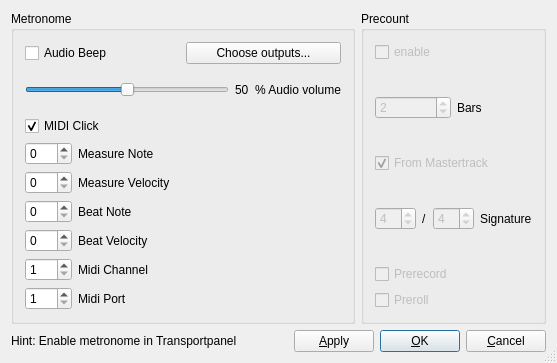
<?xml version="1.0" encoding="UTF-8"?>
<ui version="4.0">
 <class>MetronomeConfigBase</class>
 <widget class="QDialog" name="MetronomeConfigBase">
  <property name="geometry">
   <rect>
    <x>0</x>
    <y>0</y>
    <width>557</width>
    <height>363</height>
   </rect>
  </property>
  <property name="windowTitle">
   <string>LOS: Metronome Config</string>
  </property>
  <property name="sizeGripEnabled">
   <bool>true</bool>
  </property>
  <layout class="QGridLayout">
   <property name="margin">
    <number>11</number>
   </property>
   <property name="spacing">
    <number>6</number>
   </property>
   <item row="0" column="0">
    <layout class="QGridLayout">
     <item row="0" column="0">
      <widget class="QGroupBox" name="GroupBox1">
       <property name="title">
        <string>Metronome</string>
       </property>
       <layout class="QGridLayout">
        <property name="margin">
         <number>11</number>
        </property>
        <property name="spacing">
         <number>6</number>
        </property>
        <item row="0" column="0">
         <layout class="QVBoxLayout">
          <item>
           <layout class="QHBoxLayout">
            <item>
             <widget class="QCheckBox" name="audioBeep">
              <property name="text">
               <string>Audio Beep</string>
              </property>
             </widget>
            </item>
            <item>
             <widget class="QPushButton" name="audioBeepRoutesButton">
              <property name="text">
               <string>Choose outputs...</string>
              </property>
              <property name="autoDefault">
               <bool>true</bool>
              </property>
             </widget>
            </item>
           </layout>
          </item>
          <item>
           <layout class="QHBoxLayout">
            <item>
             <widget class="QSlider" name="volumeSlider">
              <property name="minimum">
               <number>0</number>
              </property>
              <property name="maximum">
               <number>100</number>
              </property>
              <property name="singleStep">
               <number>1</number>
              </property>
              <property name="pageStep">
               <number>10</number>
              </property>
              <property name="value">
               <number>50</number>
              </property>
              <property name="orientation">
               <enum>Qt::Horizontal</enum>
              </property>
             </widget>
            </item>
            <item>
             <widget class="QLabel" name="volumeLabel">
              <property name="text">
               <string>50</string>
              </property>
              <property name="wordWrap">
               <bool>false</bool>
              </property>
             </widget>
            </item>
            <item>
             <widget class="QLabel" name="textLabel1">
              <property name="text">
               <string>% Audio volume</string>
              </property>
              <property name="wordWrap">
               <bool>false</bool>
              </property>
             </widget>
            </item>
           </layout>
          </item>
          <item>
           <widget class="QCheckBox" name="midiClick">
            <property name="text">
             <string>MIDI Click</string>
            </property>
            <property name="checked">
             <bool>true</bool>
            </property>
           </widget>
          </item>
          <item>
           <layout class="QHBoxLayout">
            <property name="spacing">
             <number>6</number>
            </property>
            <property name="margin">
             <number>0</number>
            </property>
            <item>
             <layout class="QGridLayout">
              <property name="margin">
               <number>0</number>
              </property>
              <property name="spacing">
               <number>6</number>
              </property>
              <item row="4" column="1">
               <widget class="QLabel" name="TextLabel5">
                <property name="text">
                 <string>Midi Channel</string>
                </property>
                <property name="wordWrap">
                 <bool>false</bool>
                </property>
               </widget>
              </item>
              <item row="0" column="1">
               <widget class="QLabel" name="TextLabel1">
                <property name="text">
                 <string>Measure Note</string>
                </property>
                <property name="wordWrap">
                 <bool>false</bool>
                </property>
               </widget>
              </item>
              <item row="4" column="0">
               <widget class="QSpinBox" name="midiChannel">
                <property name="minimum">
                 <number>1</number>
                </property>
                <property name="maximum">
                 <number>16</number>
                </property>
               </widget>
              </item>
              <item row="1" column="1">
               <widget class="QLabel" name="TextLabel2">
                <property name="text">
                 <string>Measure Velocity</string>
                </property>
                <property name="wordWrap">
                 <bool>false</bool>
                </property>
               </widget>
              </item>
              <item row="3" column="1">
               <widget class="QLabel" name="TextLabel4">
                <property name="text">
                 <string>Beat Velocity</string>
                </property>
                <property name="wordWrap">
                 <bool>false</bool>
                </property>
               </widget>
              </item>
              <item row="5" column="0">
               <widget class="QSpinBox" name="midiPort">
                <property name="minimum">
                 <number>1</number>
                </property>
                <property name="maximum">
                 <number>16</number>
                </property>
               </widget>
              </item>
              <item row="2" column="1">
               <widget class="QLabel" name="TextLabel3">
                <property name="text">
                 <string>Beat Note</string>
                </property>
                <property name="wordWrap">
                 <bool>false</bool>
                </property>
               </widget>
              </item>
              <item row="2" column="0">
               <widget class="QSpinBox" name="beatNote"/>
              </item>
              <item row="1" column="0">
               <widget class="QSpinBox" name="measureVelocity">
                <property name="maximum">
                 <number>127</number>
                </property>
               </widget>
              </item>
              <item row="0" column="0">
               <widget class="QSpinBox" name="measureNote"/>
              </item>
              <item row="5" column="1">
               <widget class="QLabel" name="TextLabel6">
                <property name="text">
                 <string>Midi Port</string>
                </property>
                <property name="wordWrap">
                 <bool>false</bool>
                </property>
               </widget>
              </item>
              <item row="3" column="0">
               <widget class="QSpinBox" name="beatVelocity">
                <property name="maximum">
                 <number>127</number>
                </property>
               </widget>
              </item>
             </layout>
            </item>
            <item>
             <spacer name="Spacer10">
              <property name="orientation">
               <enum>Qt::Horizontal</enum>
              </property>
              <property name="sizeType">
               <enum>QSizePolicy::Expanding</enum>
              </property>
              <property name="sizeHint" stdset="0">
               <size>
                <width>20</width>
                <height>20</height>
               </size>
              </property>
             </spacer>
            </item>
           </layout>
          </item>
         </layout>
        </item>
       </layout>
      </widget>
     </item>
     <item row="0" column="1">
      <widget class="QGroupBox" name="GroupBox2">
       <property name="title">
        <string>Precount</string>
       </property>
       <layout class="QVBoxLayout">
        <property name="spacing">
         <number>6</number>
        </property>
        <property name="margin">
         <number>11</number>
        </property>
        <item>
         <widget class="QCheckBox" name="precountEnable">
          <property name="enabled">
           <bool>false</bool>
          </property>
          <property name="text">
           <string>enable</string>
          </property>
          <property name="checked">
           <bool>false</bool>
          </property>
         </widget>
        </item>
        <item>
         <layout class="QHBoxLayout">
          <property name="spacing">
           <number>6</number>
          </property>
          <property name="margin">
           <number>0</number>
          </property>
          <item>
           <widget class="QSpinBox" name="precountBars">
            <property name="enabled">
             <bool>false</bool>
            </property>
            <property name="minimum">
             <number>1</number>
            </property>
            <property name="maximum">
             <number>10</number>
            </property>
            <property name="value">
             <number>2</number>
            </property>
           </widget>
          </item>
          <item>
           <widget class="QLabel" name="TextLabel7">
            <property name="text">
             <string>Bars</string>
            </property>
            <property name="wordWrap">
             <bool>false</bool>
            </property>
           </widget>
          </item>
         </layout>
        </item>
        <item>
         <widget class="QCheckBox" name="precountFromMastertrack">
          <property name="enabled">
           <bool>false</bool>
          </property>
          <property name="text">
           <string>From Mastertrack</string>
          </property>
          <property name="checked">
           <bool>true</bool>
          </property>
         </widget>
        </item>
        <item>
         <layout class="QHBoxLayout">
          <property name="spacing">
           <number>6</number>
          </property>
          <property name="margin">
           <number>0</number>
          </property>
          <item>
           <widget class="QSpinBox" name="precountSigZ">
            <property name="enabled">
             <bool>false</bool>
            </property>
            <property name="minimum">
             <number>1</number>
            </property>
            <property name="maximum">
             <number>32</number>
            </property>
            <property name="value">
             <number>4</number>
            </property>
           </widget>
          </item>
          <item>
           <widget class="QLabel" name="TextLabel8">
            <property name="text">
             <string>/</string>
            </property>
            <property name="wordWrap">
             <bool>false</bool>
            </property>
           </widget>
          </item>
          <item>
           <widget class="QSpinBox" name="precountSigN">
            <property name="enabled">
             <bool>false</bool>
            </property>
            <property name="minimum">
             <number>2</number>
            </property>
            <property name="maximum">
             <number>64</number>
            </property>
            <property name="value">
             <number>4</number>
            </property>
           </widget>
          </item>
          <item>
           <widget class="QLabel" name="TextLabel9">
            <property name="text">
             <string>Signature</string>
            </property>
            <property name="wordWrap">
             <bool>false</bool>
            </property>
           </widget>
          </item>
         </layout>
        </item>
        <item>
         <widget class="QCheckBox" name="precountPrerecord">
          <property name="enabled">
           <bool>false</bool>
          </property>
          <property name="text">
           <string>Prerecord</string>
          </property>
         </widget>
        </item>
        <item>
         <widget class="QCheckBox" name="precountPreroll">
          <property name="enabled">
           <bool>false</bool>
          </property>
          <property name="text">
           <string>Preroll</string>
          </property>
         </widget>
        </item>
       </layout>
      </widget>
     </item>
     <item row="1" column="0" colspan="2">
      <layout class="QHBoxLayout">
       <item>
        <widget class="QLabel" name="textLabel3">
         <property name="text">
          <string>Hint: Enable metronome in Transportpanel</string>
         </property>
         <property name="wordWrap">
          <bool>false</bool>
         </property>
        </widget>
       </item>
       <item>
        <spacer name="Horizontal Spacing2">
         <property name="orientation">
          <enum>Qt::Horizontal</enum>
         </property>
         <property name="sizeType">
          <enum>QSizePolicy::Expanding</enum>
         </property>
         <property name="sizeHint" stdset="0">
          <size>
           <width>8</width>
           <height>20</height>
          </size>
         </property>
        </spacer>
       </item>
       <item>
        <widget class="QPushButton" name="buttonApply">
         <property name="text">
          <string>&amp;Apply</string>
         </property>
         <property name="shortcut">
          <string>Alt+A</string>
         </property>
         <property name="autoDefault">
          <bool>true</bool>
         </property>
        </widget>
       </item>
       <item>
        <widget class="QPushButton" name="buttonOk">
         <property name="text">
          <string>&amp;OK</string>
         </property>
         <property name="shortcut">
          <string>Alt+O</string>
         </property>
         <property name="autoDefault">
          <bool>true</bool>
         </property>
         <property name="default">
          <bool>true</bool>
         </property>
        </widget>
       </item>
       <item>
        <widget class="QPushButton" name="buttonCancel">
         <property name="text">
          <string>&amp;Cancel</string>
         </property>
         <property name="shortcut">
          <string>Alt+C</string>
         </property>
         <property name="autoDefault">
          <bool>true</bool>
         </property>
        </widget>
       </item>
      </layout>
     </item>
    </layout>
   </item>
  </layout>
 </widget>
 <layoutdefault spacing="6" margin="11"/>
 <tabstops>
  <tabstop>audioBeep</tabstop>
  <tabstop>audioBeepRoutesButton</tabstop>
  <tabstop>midiClick</tabstop>
  <tabstop>measureNote</tabstop>
  <tabstop>measureVelocity</tabstop>
  <tabstop>beatNote</tabstop>
  <tabstop>beatVelocity</tabstop>
  <tabstop>midiChannel</tabstop>
  <tabstop>midiPort</tabstop>
  <tabstop>precountEnable</tabstop>
  <tabstop>precountBars</tabstop>
  <tabstop>precountFromMastertrack</tabstop>
  <tabstop>precountSigZ</tabstop>
  <tabstop>precountPrerecord</tabstop>
  <tabstop>precountPreroll</tabstop>
  <tabstop>precountSigN</tabstop>
  <tabstop>buttonApply</tabstop>
  <tabstop>buttonOk</tabstop>
  <tabstop>buttonCancel</tabstop>
 </tabstops>
 <resources/>
 <connections>
  <connection>
   <sender>buttonOk</sender>
   <signal>clicked()</signal>
   <receiver>MetronomeConfigBase</receiver>
   <slot>accept()</slot>
   <hints>
    <hint type="sourcelabel">
     <x>20</x>
     <y>20</y>
    </hint>
    <hint type="destinationlabel">
     <x>20</x>
     <y>20</y>
    </hint>
   </hints>
  </connection>
  <connection>
   <sender>buttonCancel</sender>
   <signal>clicked()</signal>
   <receiver>MetronomeConfigBase</receiver>
   <slot>reject()</slot>
   <hints>
    <hint type="sourcelabel">
     <x>20</x>
     <y>20</y>
    </hint>
    <hint type="destinationlabel">
     <x>20</x>
     <y>20</y>
    </hint>
   </hints>
  </connection>
  <connection>
   <sender>volumeSlider</sender>
   <signal>valueChanged(int)</signal>
   <receiver>volumeLabel</receiver>
   <slot>setNum(int)</slot>
   <hints>
    <hint type="sourcelabel">
     <x>20</x>
     <y>20</y>
    </hint>
    <hint type="destinationlabel">
     <x>20</x>
     <y>20</y>
    </hint>
   </hints>
  </connection>
 </connections>
</ui>
